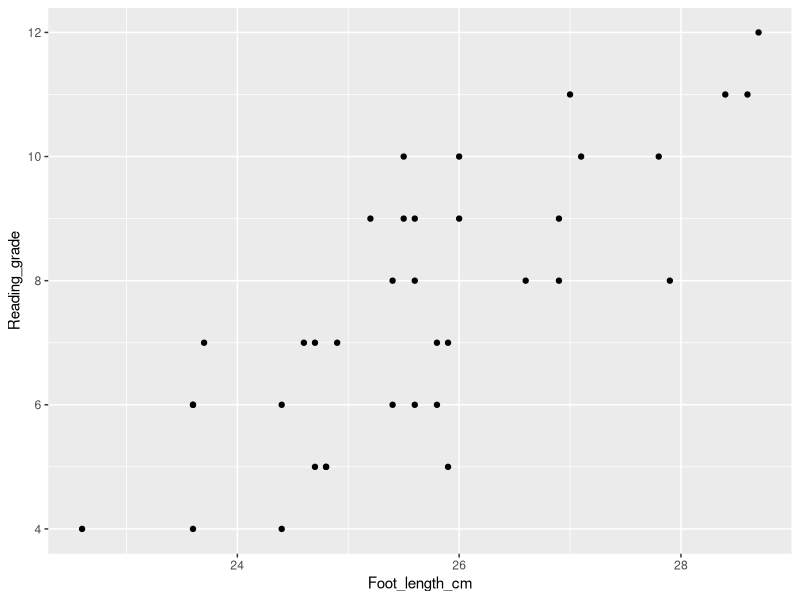
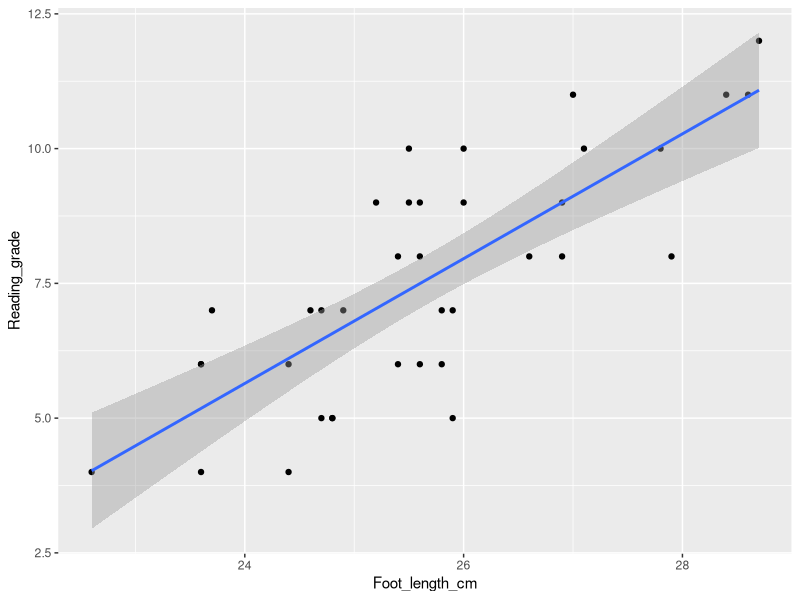
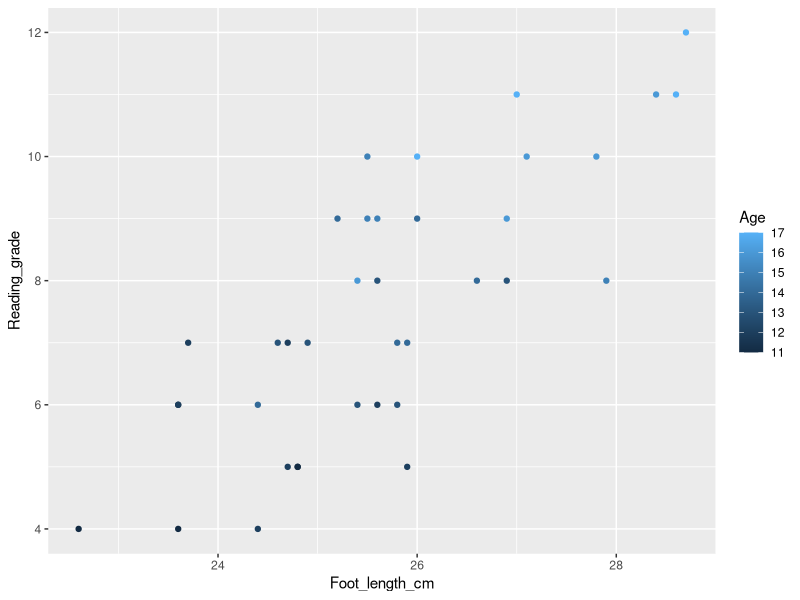
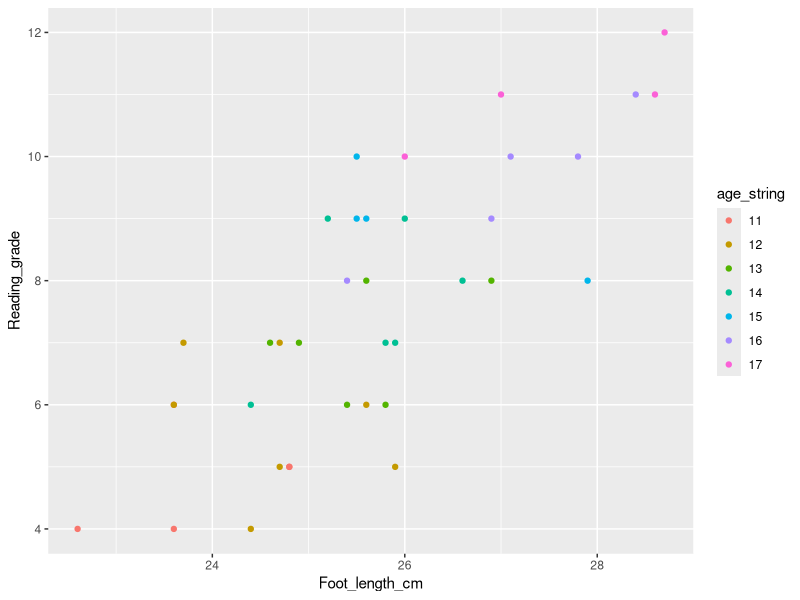
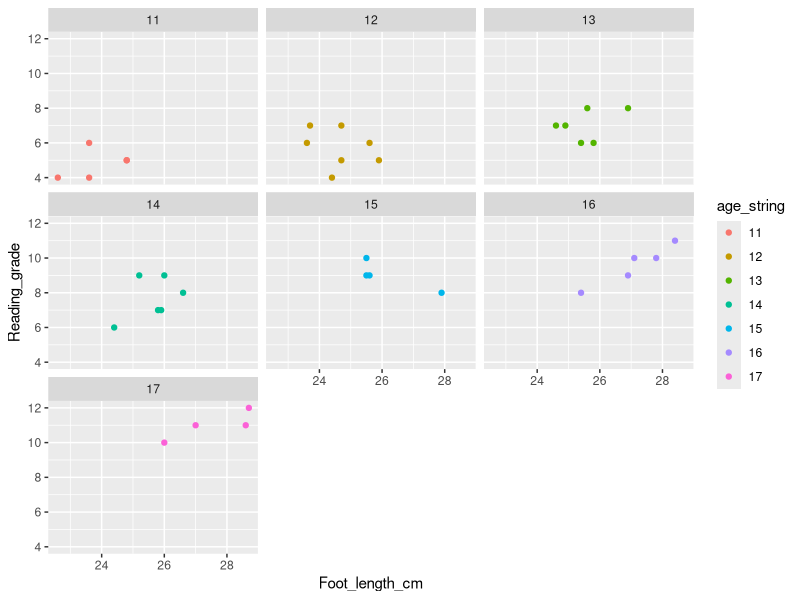
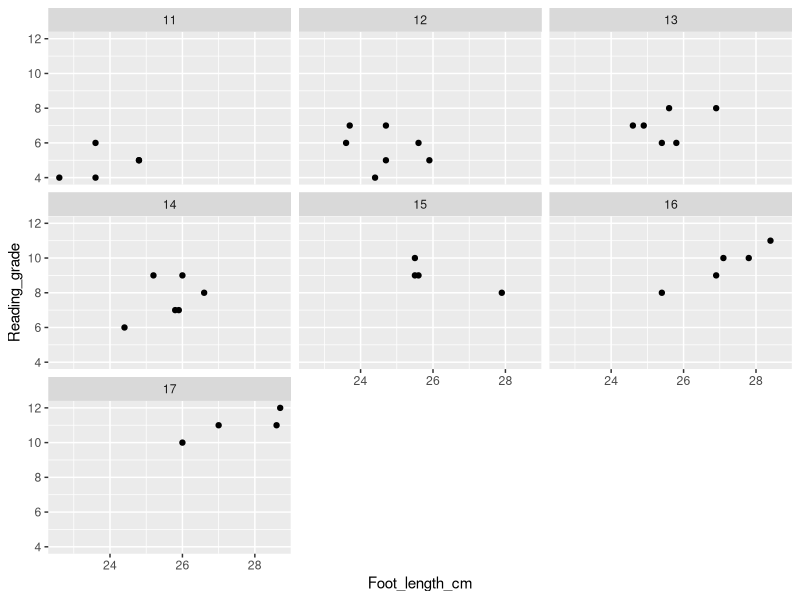
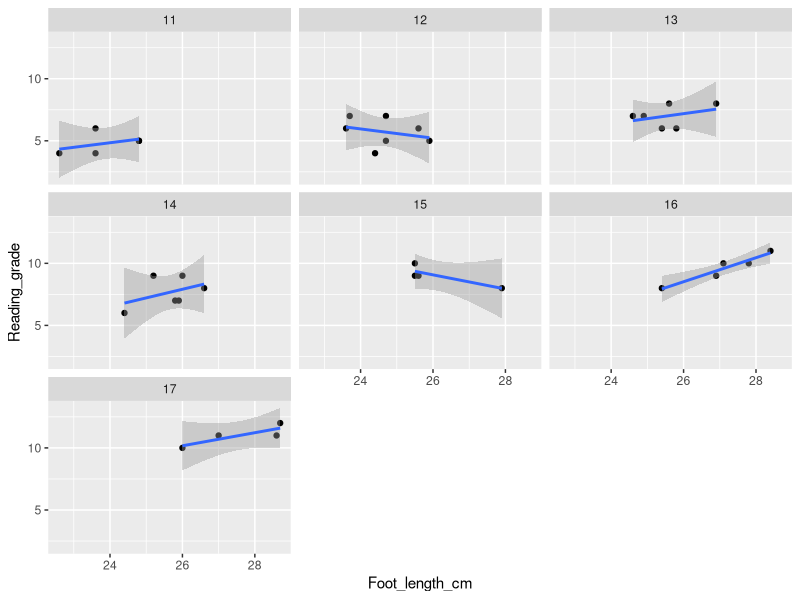

Recreate these plots in R, in order.
library(tidyverse)

# Let's import some data
df = read.csv("australian_males_31Dec2016.csv")


# Let's look at the data
df

# Let's chart the data
ggplot(df, aes(Foot_length_cm, Reading_grade)) + geom_point()

# Line of best fit
ggplot(df, aes(Foot_length_cm, Reading_grade)) + geom_point() + geom_smooth(method = "lm")

# Linear models are the most nature thing in R:
lm(Foot_length_cm ~ Reading_grade, df)
summary(lm(Foot_length_cm ~ Reading_grade, df)) # Remember that R-squared = correlation squared.  This 0.6089 R-squared implies high correlation

# Maybe age has something to do with it?
arrange(df, DOB)

# Moral of the story:  R is rubbish at importing dates from Excel and CSV files. 
library(lubridate) # <--  We need a Hadley Wickham library for dealing with dates
df$DOB = dmy(df$DOB) # <-- We can convert the data using 'dmy' or 'ymd' or 'mdy', as the situation warrants.
arrange(df, DOB) # <-- Now let's try view the data

# For ease of use, let's now add an age column to our original data frame.  Judging from the filename, it's probably safe
# to assume that data is from 31 Dec 2016, so the age as of the time of the 
df$Age = 2016 - year(df$DOB)

# And let's try graphing it again:
ggplot(df, aes(Foot_length_cm, Reading_grade, color = Age)) + geom_point()

# Hmm, it sees a smoothe number (Age) and tries to smoothe the color.  Let's turn age into labels so ggplot2 treats them like different categories:
df$age_string = as.character(df$Age)
ggplot(df, aes(Foot_length_cm, Reading_grade, color = age_string)) + geom_point()

# Chart's looking a bit muddled.  Let's look at separate charts
ggplot(df, aes(Foot_length_cm, Reading_grade, color = age_string)) + geom_point() + facet_wrap( ~ Age)

# ...no need to colour anymore:
ggplot(df, aes(Foot_length_cm, Reading_grade)) + geom_point() + facet_wrap( ~ Age)

# Can we still do lines of best fit on each age?
ggplot(df, aes(Foot_length_cm, Reading_grade)) + geom_point() + facet_wrap( ~ Age) + geom_smooth(method = "lm")